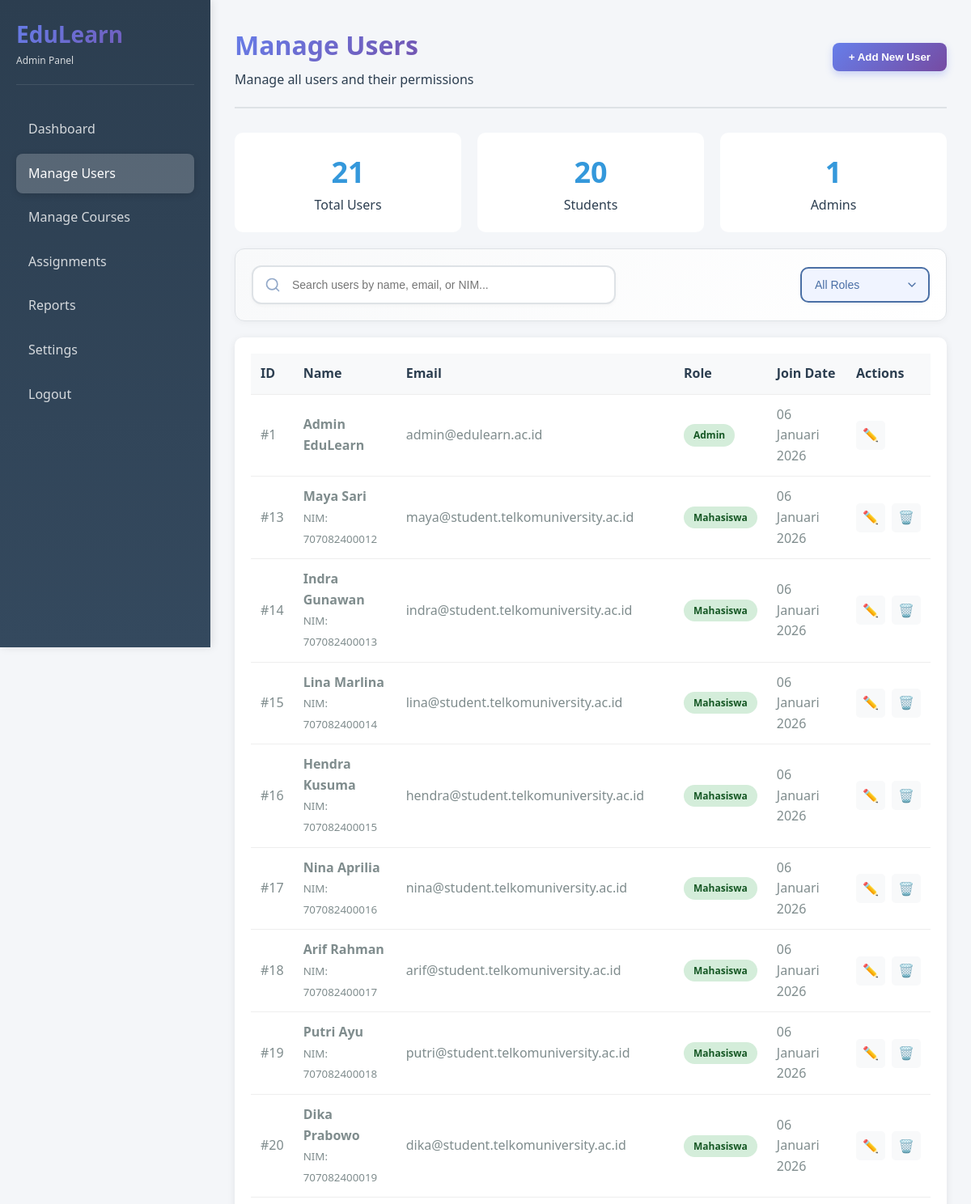
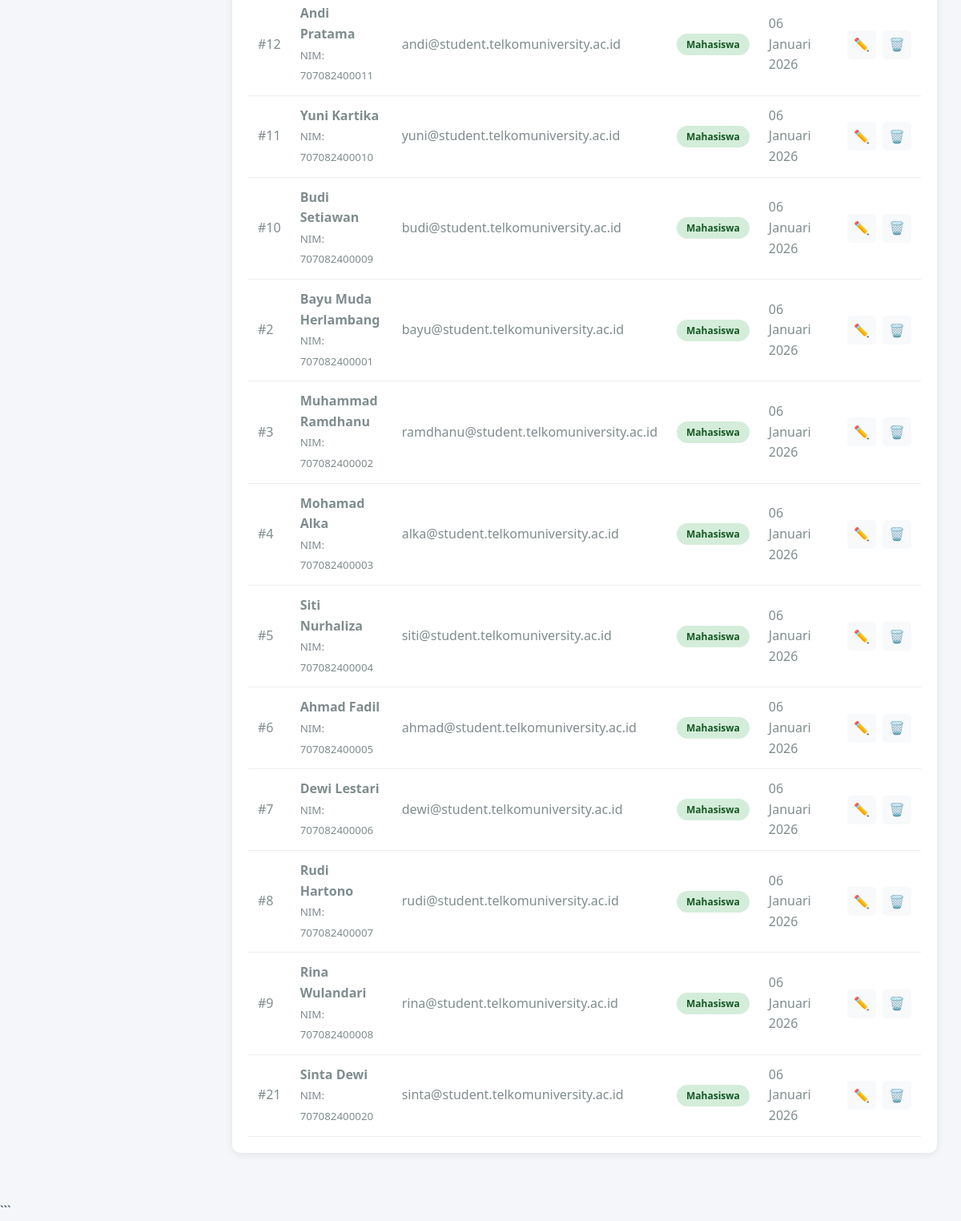
The page /admin/users.php (signed in) on the database its author committed (2 pictures, top to bottom).
### tables this page shows
CREATE TABLE users (
    user_id INT AUTO_INCREMENT PRIMARY KEY,
    nama VARCHAR(100) NOT NULL,
    nim VARCHAR(20) UNIQUE,
    email VARCHAR(100) UNIQUE NOT NULL,
    password VARCHAR(255) NOT NULL,
    role ENUM('mahasiswa', 'admin') DEFAULT 'mahasiswa',
    foto_profile VARCHAR(255) DEFAULT NULL,
    created_at TIMESTAMP DEFAULT CURRENT_TIMESTAMP,
    updated_at TIMESTAMP DEFAULT CURRENT_TIMESTAMP ON UPDATE CURRENT_TIMESTAMP,
    INDEX idx_email (email),
    INDEX idx_role (role)
);

### includes/functions.php (called while the page is built, shortened)
<?php
function escape_html($string) {
    return htmlspecialchars($string, ENT_QUOTES, 'UTF-8');
}
function format_date($date, $withTime = false) {
    $timestamp = strtotime($date);
    $months = [
        1 => 'Januari', 'Februari', 'Maret', 'April', 'Mei', 'Juni',
        'Juli', 'Agustus', 'September', 'Oktober', 'November', 'Desember'
    ];
    $day = date('d', $timestamp);
    $month = $months[(int)date('n', $timestamp)];
    $year = date('Y', $timestamp);
    $formatted = "$day $month $year";
    return $formatted;
}
function get_user_info($key = null) {
    return $_SESSION[$key] ?? null;
}

### admin/users.php (the view, shortened to what this page needs)
<?php
require_once '../includes/functions.php';
$db = getDB();
$searchQuery = isset($_GET['search']) ? sanitize_input($_GET['search']) : '';
$sql = "SELECT user_id, nama, nim, email, role, created_at FROM users WHERE 1=1";
$params = [];
$sql .= " ORDER BY created_at DESC";
$stmt = $db->prepare($sql);
$stmt->execute($params);
$users = $stmt->fetchAll();
$statsStmt = $db->query("
    SELECT
        COUNT(*) as total,
        SUM(CASE WHEN role = 'mahasiswa' THEN 1 ELSE 0 END) as students,
        SUM(CASE WHEN role = 'admin' THEN 1 ELSE 0 END) as admins
    FROM users
");
$stats = $statsStmt->fetch();
?>
<!DOCTYPE html>
<html lang="id">
<head>
    <link rel="stylesheet" href="../assets/css/base.css">
    <link rel="stylesheet" href="../assets/css/adminindex.css">
</head>
<body>
<div class="app-container">
    <aside class="sidebar admin-sidebar">
        <div class="sidebar-header">
            <h1>EduLearn</h1>
            <p style="font-size: 12px; opacity: 0.8;">Admin Panel</p>
        </div>
        <ul class="sidebar-nav">
            <li><a href="dashboard.php">Dashboard</a></li>
            <li class="active"><a href="users.php">Manage Users</a></li>
            <li><a href="courses.php">Manage Courses</a></li>
            <li><a href="assignments.php">Assignments</a></li>
            <li><a href="reports.php">Reports</a></li>
            <li><a href="settings.php">Settings</a></li>
            <li><a href="../auth/logout.php">Logout</a></li>
        </ul>
    </aside>
    <main class="main-content">
        <div class="admin-header">
            <div class="admin-title">
                <h1>Manage Users</h1>
                <p>Manage all users and their permissions</p>
            </div>
            <div class="admin-actions">
                <button class="btn btn-primary" onclick="showAddUserModal()">+ Add New User</button>
            </div>
        </div>
        <div class="stats-overview">
            <div class="stat-box">
                <div class="stat-number"><?= $stats['total'] ?></div>
                <div>Total Users</div>
            </div>
            <div class="stat-box">
                <div class="stat-number"><?= $stats['students'] ?></div>
                <div>Students</div>
            </div>
            <div class="stat-box">
                <div class="stat-number"><?= $stats['admins'] ?></div>
                <div>Admins</div>
            </div>
        </div>
        <div class="admin-search-filter">
            <div class="search-box">
                <form action="" method="GET">
                    <input type="text" name="search" placeholder="Search users by name, email, or NIM..." value="<?= escape_html($searchQuery) ?>">
                </form>
            </div>
            <div class="filter-options">
                <select class="form-control" onchange="window.location.href='?role='+this.value">
                    <option value="">All Roles</option>
                </select>
            </div>
        </div>
        <div class="admin-table-container">
            <table class="admin-table">
                <thead>
                    <tr>
                        <th>ID</th>
                        <th>Name</th>
                        <th>Email</th>
                        <th>Role</th>
                        <th>Join Date</th>
                        <th>Actions</th>
                    </tr>
                </thead>
                <tbody>
                    <?php foreach ($users as $user): ?>
                    <tr>
                        <td>#<?= $user['user_id'] ?></td>
                        <td>
                            <strong><?= escape_html($user['nama']) ?></strong><br>
                            <?php if ($user['nim']): ?>
                            <small>NIM: <?= escape_html($user['nim']) ?></small>
                            <?php endif; ?>
                        </td>
                        <td><?= escape_html($user['email']) ?></td>
                        <td><span class="status-badge status-active"><?= ucfirst($user['role']) ?></span></td>
                        <td><?= format_date($user['created_at']) ?></td>
                        <td>
                            <div class="action-buttons">
                                <button class="btn-icon btn-edit" onclick="editUser(<?= $user['user_id'] ?>, '<?= escape_html($user['nama']) ?>', '<?= escape_html($user['email']) ?>', '<?= escape_html($user['nim'] ?? '') ?>', '<?= $user['role'] ?>')" title="Edit">✏️</button>
                                <?php if ($user['user_id'] != get_user_info('user_id')): ?>
                                <button class="btn-icon btn-delete" onclick="deleteUser(<?= $user['user_id'] ?>, '<?= escape_html($user['nama']) ?>')" title="Delete">🗑️</button>
                                <?php endif; ?>
            </div>
                        </td>
                    </tr>
                    <?php endforeach; ?>
                </tbody>
            </table>
        </div>
    </main>
</div>
</body>
</html>

### assets/css/base.css (style rules this page uses)
:root { --primary-color: #3498db; --secondary-color: #2ecc71; --danger-color: #e74c3c; --warning-color: #f39c12; --dark-bg: #2c3e50; --body-bg: #f4f6f9; --card-bg: #ffffff; --border-color: #dee2e6; --text-primary: #2c3e50; --text-secondary: #7f8c8d; --primary-gradient: linear-gradient(135deg, #667eea 0%, #764ba2 100%); --shadow: 0 2px 10px rgba(0, 0, 0, 0.08); --shadow-hover: 0 5px 20px rgba(0, 0, 0, 0.12); --border-radius: 10px; --color-web: #3498db; --color-database: #2ecc71; --color-design: #e74c3c; --color-ai: #9b59b6; --color-pbo: #f39c12; --color-pancasila: #34495e; --color-dp: #1abc9c; }
* { margin: 0; padding: 0; box-sizing: border-box; }
body { font-family: 'Segoe UI', Tahoma, Geneva, Verdana, sans-serif; background-color: var(--body-bg); color: var(--text-primary); line-height: 1.6; }
.app-container { display: flex; min-height: 100vh; }
.sidebar { width: 260px; background: linear-gradient(180deg, #4A6FA5 0%, #6B93C5 100%); color: white; padding: 20px; position: fixed; height: 100vh; overflow-y: auto; box-shadow: 2px 0 10px rgba(0, 0, 0, 0.1); }
.sidebar-header { margin-bottom: 30px; padding-bottom: 20px; border-bottom: 1px solid rgba(255, 255, 255, 0.1); }
.sidebar-header h1 { font-size: 28px; font-weight: 700; background: linear-gradient(135deg, #667eea 0%, #764ba2 100%); -webkit-background-clip: text; -webkit-text-fill-color: transparent; background-clip: text; }
.sidebar-nav { list-style: none; }
.sidebar-nav li { margin-bottom: 5px; }
.sidebar-nav a { display: block; padding: 12px 15px; color: rgba(255, 255, 255, 0.8); text-decoration: none; border-radius: 8px; transition: all 0.3s ease; font-weight: 500; }
.sidebar-nav li.active a { background: rgba(255, 255, 255, 0.2); color: white; box-shadow: 0 2px 8px rgba(0, 0, 0, 0.15); }
.main-content { margin-left: 260px; flex: 1; padding: 30px; min-height: 100vh; }
.btn { padding: 10px 20px; border: none; border-radius: 8px; font-weight: 600; cursor: pointer; transition: all 0.3s ease; text-decoration: none; display: inline-block; }
.btn-primary { background: linear-gradient(135deg, #667eea 0%, #764ba2 100%); color: white; box-shadow: 0 4px 10px rgba(102, 126, 234, 0.3); }
.form-control { width: 100%; padding: 10px 15px; border: 2px solid var(--border-color); border-radius: 8px; font-size: 14px; transition: border-color 0.3s ease; }
select.form-control { cursor: pointer; }

### admin/users.php (style rules this page uses)
.admin-search-filter { display: flex; gap: 15px; margin: 20px 0; }
.search-box { flex: 1; }
.search-box input { width: 100%; padding: 10px; border: 1px solid #ddd; border-radius: 5px; }
.filter-options { display: flex; gap: 10px; }
.admin-table-container { background: white; border-radius: 10px; padding: 20px; }
.admin-table { width: 100%; border-collapse: collapse; }
.admin-table th, .admin-table td { padding: 12px; text-align: left; border-bottom: 1px solid #eee; }
.admin-table th { background: #f8f9fa; font-weight: 600; }
.status-badge { padding: 4px 12px; border-radius: 15px; font-size: 12px; font-weight: 600; }
.status-active { background: #d4edda; color: #155724; }
.action-buttons { display: flex; gap: 8px; }
.btn-icon { padding: 6px 10px; border: none; border-radius: 5px; cursor: pointer; background: #f8f9fa; }
.btn-edit { color: #007bff; }
.btn-delete { color: #dc3545; }
.form-control { width: 100%; padding: 10px; border: 1px solid #ddd; border-radius: 5px; }
.stats-overview { display: grid; grid-template-columns: repeat(3, 1fr); gap: 20px; margin: 20px 0; }
.stat-box { background: white; padding: 20px; border-radius: 10px; text-align: center; }
.stat-number { font-size: 36px; font-weight: bold; color: #3498db; }

### rows shown on the page
users: user_id "1", nama "Admin EduLearn", email "admin@edulearn.ac.id", role "Admin", created_at "06 Januari 2026"
users: user_id "13", nama "Maya Sari", nim "707082400012", email "maya@student.telkomuniversity.ac.id", role "Mahasiswa", created_at "06 Januari 2026"
users: user_id "14", nama "Indra Gunawan", nim "707082400013", email "indra@student.telkomuniversity.ac.id", role "Mahasiswa", created_at "06 Januari 2026"
users: user_id "15", nama "Lina Marlina", nim "707082400014", email "lina@student.telkomuniversity.ac.id", role "Mahasiswa", created_at "06 Januari 2026"
users: user_id "16", nama "Hendra Kusuma", nim "707082400015", email "hendra@student.telkomuniversity.ac.id", role "Mahasiswa", created_at "06 Januari 2026"
users: user_id "17", nama "Nina Aprilia", nim "707082400016", email "nina@student.telkomuniversity.ac.id", role "Mahasiswa", created_at "06 Januari 2026"
users: user_id "18", nama "Arif Rahman", nim "707082400017", email "arif@student.telkomuniversity.ac.id", role "Mahasiswa", created_at "06 Januari 2026"
users: user_id "19", nama "Putri Ayu", nim "707082400018", email "putri@student.telkomuniversity.ac.id", role "Mahasiswa", created_at "06 Januari 2026"
users: user_id "20", nama "Dika Prabowo", nim "707082400019", email "dika@student.telkomuniversity.ac.id", role "Mahasiswa", created_at "06 Januari 2026"
users: user_id "12", nama "Andi Pratama", nim "707082400011", email "andi@student.telkomuniversity.ac.id", role "Mahasiswa", created_at "06 Januari 2026"
users: user_id "11", nama "Yuni Kartika", nim "707082400010", email "yuni@student.telkomuniversity.ac.id", role "Mahasiswa", created_at "06 Januari 2026"
users: user_id "10", nama "Budi Setiawan", nim "707082400009", email "budi@student.telkomuniversity.ac.id", role "Mahasiswa", created_at "06 Januari 2026"
users: user_id "2", nama "Bayu Muda Herlambang", nim "707082400001", email "bayu@student.telkomuniversity.ac.id", role "Mahasiswa", created_at "06 Januari 2026"
users: user_id "3", nama "Muhammad Ramdhanu", nim "707082400002", email "ramdhanu@student.telkomuniversity.ac.id", role "Mahasiswa", created_at "06 Januari 2026"
users: user_id "4", nama "Mohamad Alka", nim "707082400003", email "alka@student.telkomuniversity.ac.id", role "Mahasiswa", created_at "06 Januari 2026"
users: user_id "5", nama "Siti Nurhaliza", nim "707082400004", email "siti@student.telkomuniversity.ac.id", role "Mahasiswa", created_at "06 Januari 2026"
users: user_id "6", nama "Ahmad Fadil", nim "707082400005", email "ahmad@student.telkomuniversity.ac.id", role "Mahasiswa", created_at "06 Januari 2026"
users: user_id "7", nama "Dewi Lestari", nim "707082400006", email "dewi@student.telkomuniversity.ac.id", role "Mahasiswa", created_at "06 Januari 2026"
users: user_id "8", nama "Rudi Hartono", nim "707082400007", email "rudi@student.telkomuniversity.ac.id", role "Mahasiswa", created_at "06 Januari 2026"
users: user_id "9", nama "Rina Wulandari", nim "707082400008", email "rina@student.telkomuniversity.ac.id", role "Mahasiswa", created_at "06 Januari 2026"
users: user_id "21", nama "Sinta Dewi", nim "707082400020", email "sinta@student.telkomuniversity.ac.id", role "Mahasiswa", created_at "06 Januari 2026"

### other values the page prints
$stats['total'] "21"
$stats['students'] "20"
$stats['admins'] "1"
